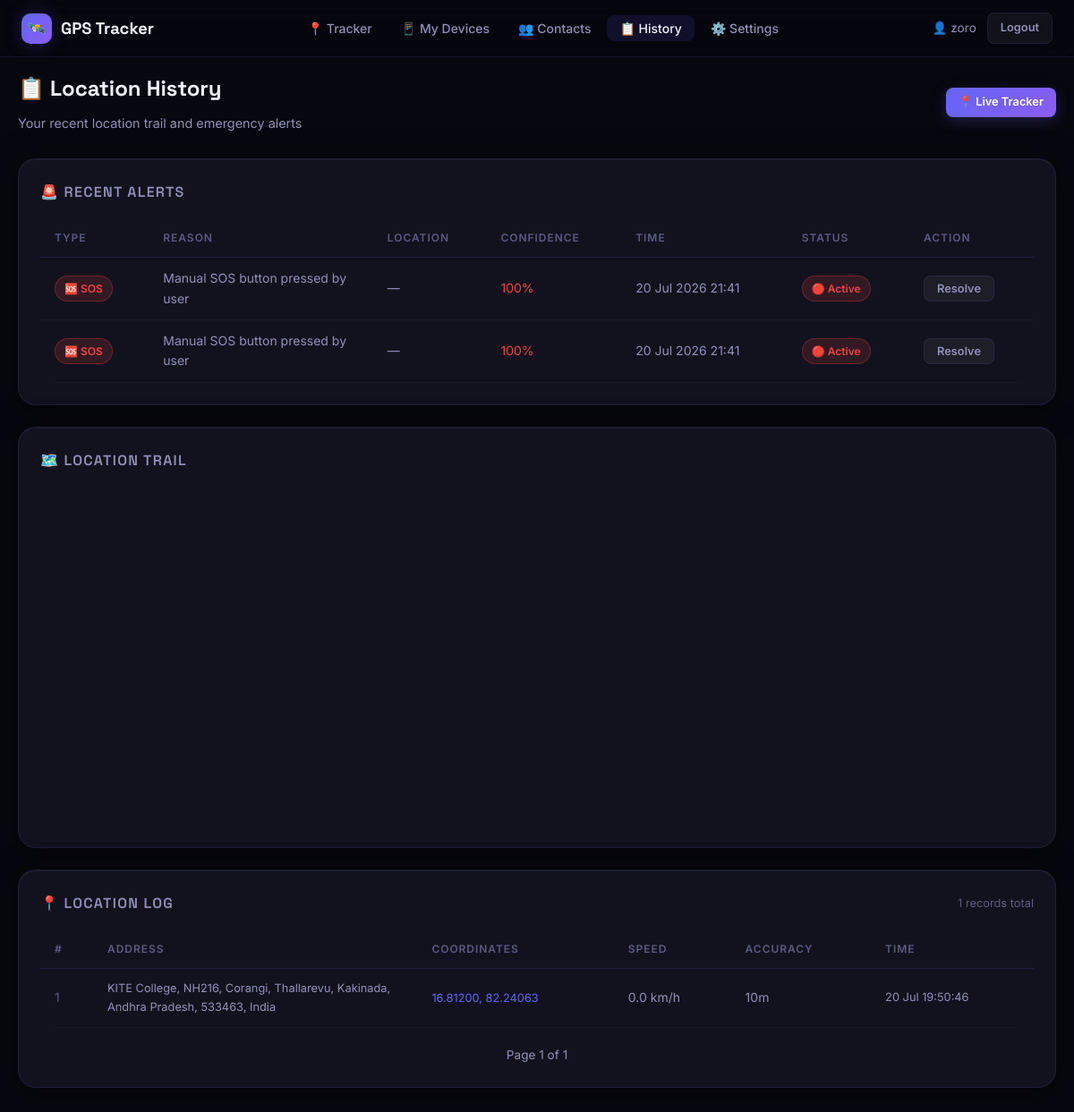
The app's page /history (signed in) with its own data.
### models.py (models this page shows, shortened)
class User(UserMixin, db.Model):
    __tablename__ = "users"
    id            = db.Column(db.Integer, primary_key=True)
    name          = db.Column(db.String(100), nullable=False)
    email         = db.Column(db.String(150), unique=True, nullable=False)
    password_hash = db.Column(db.String(200), nullable=False)
    phone         = db.Column(db.String(20), default="")
    is_admin      = db.Column(db.Boolean, default=False)
    is_active_tracking = db.Column(db.Boolean, default=False)
    created_at    = db.Column(db.DateTime, default=datetime.utcnow)
    locations  = db.relationship("Location",          backref="user", lazy=True, cascade="all, delete-orphan")
    contacts   = db.relationship("EmergencyContact",  backref="user", lazy=True, cascade="all, delete-orphan")
    alerts     = db.relationship("Alert",             backref="user", lazy=True, cascade="all, delete-orphan")
    safe_zones = db.relationship("SafeZone",          backref="user", lazy=True, cascade="all, delete-orphan")

class Alert(db.Model):
    __tablename__ = "alerts"
    id          = db.Column(db.Integer, primary_key=True)
    user_id     = db.Column(db.Integer, db.ForeignKey("users.id"), nullable=False)
    alert_type  = db.Column(db.String(50), default="EMERGENCY")   # EMERGENCY | SOS | GEOFENCE | TEST
    latitude    = db.Column(db.Float, nullable=True)
    longitude   = db.Column(db.Float, nullable=True)
    address     = db.Column(db.String(300), default="")
    message     = db.Column(db.String(500), default="")
    confidence  = db.Column(db.Integer, default=0)
    resolved    = db.Column(db.Boolean, default=False)
    notified    = db.Column(db.Boolean, default=False)
    timestamp   = db.Column(db.DateTime, default=datetime.utcnow, index=True)

class Location(db.Model):
    __tablename__ = "locations"
    id               = db.Column(db.Integer, primary_key=True)
    user_id          = db.Column(db.Integer, db.ForeignKey("users.id"), nullable=False)
    latitude         = db.Column(db.Float, nullable=False)
    longitude        = db.Column(db.Float, nullable=False)
    accuracy         = db.Column(db.Float, default=0)
    speed_kmh        = db.Column(db.Float, default=0)
    address          = db.Column(db.String(300), default="")
    timestamp        = db.Column(db.DateTime, default=datetime.utcnow, index=True)
    device_id        = db.Column(db.String(64),  default="", index=True)   # unique per browser/app session
    device_name      = db.Column(db.String(100), default="")               # e.g. "iPhone", "Chrome on Windows"

### app.py (the view)
@app.route("/history")
@login_required
def history():
    page      = request.args.get("page", 1, type=int)
    locations = (Location.query
                 .filter_by(user_id=current_user.id)
                 .order_by(Location.timestamp.desc())
                 .paginate(page=page, per_page=50, error_out=False))
    alerts = (Alert.query
              .filter_by(user_id=current_user.id)
              .order_by(Alert.timestamp.desc())
              .limit(20).all())
    return render_template("history.html", locations=locations, alerts=alerts)

### app.py (called while the page is built)
@login_manager.user_loader
def load_user(user_id):
    return User.query.get(int(user_id))

### templates/history.html (shortened to what this page needs)
{% extends "base.html" %}
{% block content %}
<div class="page">
  <div class="container">
    <div style="display:flex;align-items:center;justify-content:space-between;margin-bottom:28px;flex-wrap:wrap;gap:12px">
      <div>
        <h1 class="section-title">📋 Location History</h1>
        <p class="section-sub" style="margin:0">Your recent location trail and emergency alerts</p>
      </div>
      <a href="{{ url_for('tracker') }}" class="btn btn-primary btn-sm">📍 Live Tracker</a>
    </div>
    {% if alerts %}
    <div class="card" style="margin-bottom:24px">
      <div class="card-title">🚨 Recent Alerts</div>
      <div class="table-wrap">
        <table>
          <thead>
            <tr>
              <th>Type</th>
              <th>Reason</th>
              <th>Location</th>
              <th>Confidence</th>
              <th>Time</th>
              <th>Status</th>
              <th>Action</th>
            </tr>
          </thead>
          <tbody>
            {% for alert in alerts %}
            <tr id="alert-row-{{ alert.id }}">
              <td>
                {% if alert.alert_type == 'SOS' %}
                  <span class="badge badge-danger">🆘 SOS</span>
                {% elif alert.alert_type == 'EMERGENCY' %}
                  <span class="badge badge-danger">🚨 Emergency</span>
                {% else %}
                  <span class="badge badge-warning">⚠️ {{ alert.alert_type }}</span>
                {% endif %}
              </td>
              <td style="max-width:200px;word-break:break-word">{{ alert.message or '—' }}</td>
              <td>
                {% if alert.latitude %}
                <a href="https://maps.google.com/?q={{ alert.latitude }},{{ alert.longitude }}"
                   target="_blank" style="color:var(--accent);font-size:.8rem">
                  📍 {{ "%.4f"|format(alert.latitude) }}, {{ "%.4f"|format(alert.longitude) }}
                </a>
                {% else %}—{% endif %}
              </td>
              <td>
                <span style="color:{{ 'var(--danger)' if alert.confidence > 80 else 'var(--warning)' if alert.confidence > 50 else 'var(--success)' }}">
                  {{ alert.confidence }}%
                </span>
              </td>
              <td style="white-space:nowrap">{{ alert.timestamp.strftime('%d %b %Y %H:%M') }}</td>
              <td>
                {% if alert.resolved %}
                  <span class="badge badge-success">✅ Resolved</span>
                {% else %}
                  <span class="badge badge-danger">🔴 Active</span>
                {% endif %}
              </td>
              <td>
                {% if not alert.resolved %}
                <button class="btn btn-ghost btn-sm" onclick="resolveAlert({{ alert.id }})">
                  Resolve
                </button>
                {% endif %}
              </td>
            </tr>
            {% endfor %}
          </tbody>
        </table>
      </div>
    </div>
    {% endif %}
    <div class="card" style="margin-bottom:24px">
      <div class="card-title">🗺️ Location Trail</div>
      <div id="history-map" style="height:380px;border-radius:var(--radius-md);overflow:hidden"></div>
    </div>
    <div class="card">
      <div style="display:flex;align-items:center;justify-content:space-between;margin-bottom:16px">
        <div class="card-title" style="margin:0">📍 Location Log</div>
        <span style="font-size:.8rem;color:var(--text-muted)">
          {{ locations.total }} records total
        </span>
      </div>
      {% if locations.items %}
      <div class="table-wrap">
        <table>
          <thead>
            <tr>
              <th>#</th>
              <th>Address</th>
              <th>Coordinates</th>
              <th>Speed</th>
              <th>Accuracy</th>
              <th>Time</th>
            </tr>
          </thead>
          <tbody>
            {% for loc in locations.items %}
            <tr>
              <td style="color:var(--text-muted)">{{ loc.id }}</td>
              <td style="max-width:250px;font-size:.8rem">{{ loc.address or '—' }}</td>
              <td>
                <a href="https://maps.google.com/?q={{ loc.latitude }},{{ loc.longitude }}"
                   target="_blank" style="color:var(--accent);font-size:.8rem">
                  {{ "%.5f"|format(loc.latitude) }}, {{ "%.5f"|format(loc.longitude) }}
                </a>
              </td>
              <td>{{ "%.1f"|format(loc.speed_kmh) }} km/h</td>
              <td>{{ loc.accuracy | int }}m</td>
              <td style="white-space:nowrap;font-size:.8rem">{{ loc.timestamp.strftime('%d %b %H:%M:%S') }}</td>
            </tr>
            {% endfor %}
          </tbody>
        </table>
      </div>
      <div style="display:flex;align-items:center;justify-content:center;gap:8px;margin-top:20px">
        <span style="font-size:.85rem;color:var(--text-secondary)">
          Page {{ locations.page }} of {{ locations.pages }}
        </span>
      </div>
      {% else %}
        <div style="text-align:center;padding:32px;color:var(--text-muted)">
          No location data yet. Start tracking to see your history here.
        </div>
      {% endif %}
    </div>
  </div>
</div>
{% endblock %}

### templates/base.html (shortened to what this page needs)
<!DOCTYPE html>
<html lang="en">
<head>
  <link rel="stylesheet" href="{{ url_for('static', filename='css/style.css') }}">
  <link rel="stylesheet" href="https://unpkg.com/leaflet@1.9.4/dist/leaflet.css">
</head>
<body>
<nav class="navbar">
  <a class="navbar-brand" href="{{ url_for('index') }}">
    <div class="logo-icon">🛰️</div>
    GPS Tracker
  </a>
  {% if current_user.is_authenticated %}
  <ul class="navbar-nav">
    <li><a href="{{ url_for('tracker') }}"    class="{{ 'active' if request.endpoint == 'tracker'    }}">📍 Tracker</a></li>
    <li><a href="{{ url_for('my_devices') }}" class="{{ 'active' if request.endpoint == 'my_devices' }}">📱 My Devices</a></li>
    <li><a href="{{ url_for('contacts') }}"   class="{{ 'active' if request.endpoint == 'contacts'   }}">👥 Contacts</a></li>
    <li><a href="{{ url_for('history') }}"    class="{{ 'active' if request.endpoint == 'history'    }}">📋 History</a></li>
    <li><a href="{{ url_for('settings') }}"   class="{{ 'active' if request.endpoint == 'settings'   }}">⚙️ Settings</a></li>
  </ul>
  <div class="navbar-actions">
    <span style="font-size:.85rem;color:var(--text-secondary)">👤 {{ current_user.name }}</span>
    <a href="{{ url_for('logout') }}" class="btn btn-ghost btn-sm">Logout</a>
  </div>
  {% else %}
  <div class="navbar-actions">
    <a href="{{ url_for('login') }}"    class="btn btn-ghost btn-sm">Login</a>
    <a href="{{ url_for('register') }}" class="btn btn-primary btn-sm">Get Started</a>
  </div>
  {% endif %}
</nav>
{% block content %}{% endblock %}
</body>
</html>

### static/css/style.css (style rules this page uses)
:root { --bg-primary: #07070f; --bg-secondary: #0d0d1a; --bg-card: #12121e; --bg-card-hover: #1a1a2e; --bg-glass: rgba(18, 18, 30, 0.75); --border: rgba(100, 100, 200, 0.15); --border-glow: rgba(99, 102, 241, 0.4); --accent: #6366f1; --accent-2: #8b5cf6; --accent-glow: rgba(99,102,241,0.25); --danger: #ef4444; --danger-glow: rgba(239,68,68,0.3); --warning: #f59e0b; --success: #10b981; --info: #06b6d4; --text-primary: #f0f0ff; --text-secondary: #9090b8; --text-muted: #5a5a80; --radius-sm: 8px; --radius-md: 14px; --radius-lg: 20px; --radius-xl: 28px; --shadow-card: 0 4px 32px rgba(0,0,0,0.5), 0 1px 0 rgba(255,255,255,0.04) inset; --shadow-glow: 0 0 40px rgba(99,102,241,0.2); --transition: 0.25s cubic-bezier(0.4, 0, 0.2, 1); }
*, *::before, *::after { box-sizing: border-box; margin: 0; padding: 0; }
html { scroll-behavior: smooth; }
body { font-family: 'Inter', system-ui, sans-serif; background: var(--bg-primary); color: var(--text-primary); min-height: 100vh; line-height: 1.6; -webkit-font-smoothing: antialiased; }
a { color: inherit; text-decoration: none; }
button { cursor: pointer; font-family: inherit; }
.navbar { position: fixed; top: 0; left: 0; right: 0; z-index: 1000; height: 64px; background: rgba(7,7,15,0.85); backdrop-filter: blur(20px); border-bottom: 1px solid var(--border); display: flex; align-items: center; justify-content: space-between; padding: 0 24px; }
.navbar-brand { display: flex; align-items: center; gap: 10px; font-family: 'Space Grotesk', sans-serif; font-size: 1.15rem; font-weight: 700; color: var(--text-primary); }
.navbar-brand .logo-icon { width: 34px; height: 34px; background: linear-gradient(135deg, var(--accent), var(--accent-2)); border-radius: 10px; display: flex; align-items: center; justify-content: center; font-size: 16px; box-shadow: 0 0 20px var(--accent-glow); }
.navbar-nav { display: flex; align-items: center; gap: 4px; list-style: none; }
.navbar-nav a { padding: 6px 14px; border-radius: var(--radius-sm); font-size: 0.875rem; font-weight: 500; color: var(--text-secondary); transition: var(--transition); }
.navbar-nav a:hover, .navbar-nav a.active { background: rgba(99,102,241,0.12); color: var(--text-primary); }
.navbar-actions { display: flex; align-items: center; gap: 12px; }
.page { padding-top: 80px; padding-bottom: 40px; min-height: 100vh; }
.container { max-width: 1200px; margin: 0 auto; padding: 0 20px; }
.card { background: var(--bg-card); border: 1px solid var(--border); border-radius: var(--radius-lg); padding: 24px; box-shadow: var(--shadow-card); animation: fadeInUp 0.4s ease both; }
.card-title { font-family: 'Space Grotesk', sans-serif; font-size: 1rem; font-weight: 600; color: var(--text-secondary); text-transform: uppercase; letter-spacing: 0.08em; margin-bottom: 16px; display: flex; align-items: center; gap: 8px; }
.btn { display: inline-flex; align-items: center; justify-content: center; gap: 8px; padding: 10px 22px; border-radius: var(--radius-md); font-size: 0.875rem; font-weight: 600; border: none; outline: none; transition: var(--transition); white-space: nowrap; }
.btn-primary { background: linear-gradient(135deg, var(--accent), var(--accent-2)); color: #fff; box-shadow: 0 4px 16px var(--accent-glow); }
.btn-ghost { background: rgba(255,255,255,0.05); color: var(--text-secondary); border: 1px solid var(--border); }
.btn-sm { padding: 6px 14px; font-size: 0.8rem; border-radius: var(--radius-sm); }
.badge { display: inline-flex; align-items: center; gap: 5px; padding: 4px 10px; border-radius: 99px; font-size: 0.75rem; font-weight: 600; }
.badge-danger { background: rgba(239,68,68,0.15); color: var(--danger); border: 1px solid rgba(239,68,68,0.3); }
.table-wrap { overflow-x: auto; border-radius: var(--radius-lg); }
table { width: 100%; border-collapse: collapse; }
thead th { padding: 12px 16px; font-size: 0.75rem; font-weight: 600; color: var(--text-muted); text-transform: uppercase; letter-spacing: 0.08em; border-bottom: 1px solid var(--border); text-align: left; }
tbody td { padding: 12px 16px; font-size: 0.875rem; color: var(--text-secondary); border-bottom: 1px solid rgba(100,100,200,0.07); }
.section-title { font-family: 'Space Grotesk', sans-serif; font-size: 1.5rem; font-weight: 700; margin-bottom: 8px; }
.section-sub { font-size: 0.9rem; color: var(--text-secondary); margin-bottom: 28px; }

### records on screen
User: name "zoro"
Alert: alert_type "🆘 SOS", message "Manual SOS button pressed by user", confidence "100", timestamp "20 Jul 2026 21:41", resolved "🔴 Active"
Alert: alert_type "🆘 SOS", message "Manual SOS button pressed by user", confidence "100", timestamp "20 Jul 2026 21:41", resolved "🔴 Active"
Location: id "1", address "KITE College, NH216, Corangi, Thallarevu, Kakinada, Andhra Pradesh, 533463, India", latitude "16.81200", longitude "82.24063", speed_kmh "0.0", accuracy "10", timestamp "20 Jul 19:50:46"

### other values on screen
{{ locations.total }} "1"
{{ locations.page }} "1"
{{ locations.pages }} "1"
